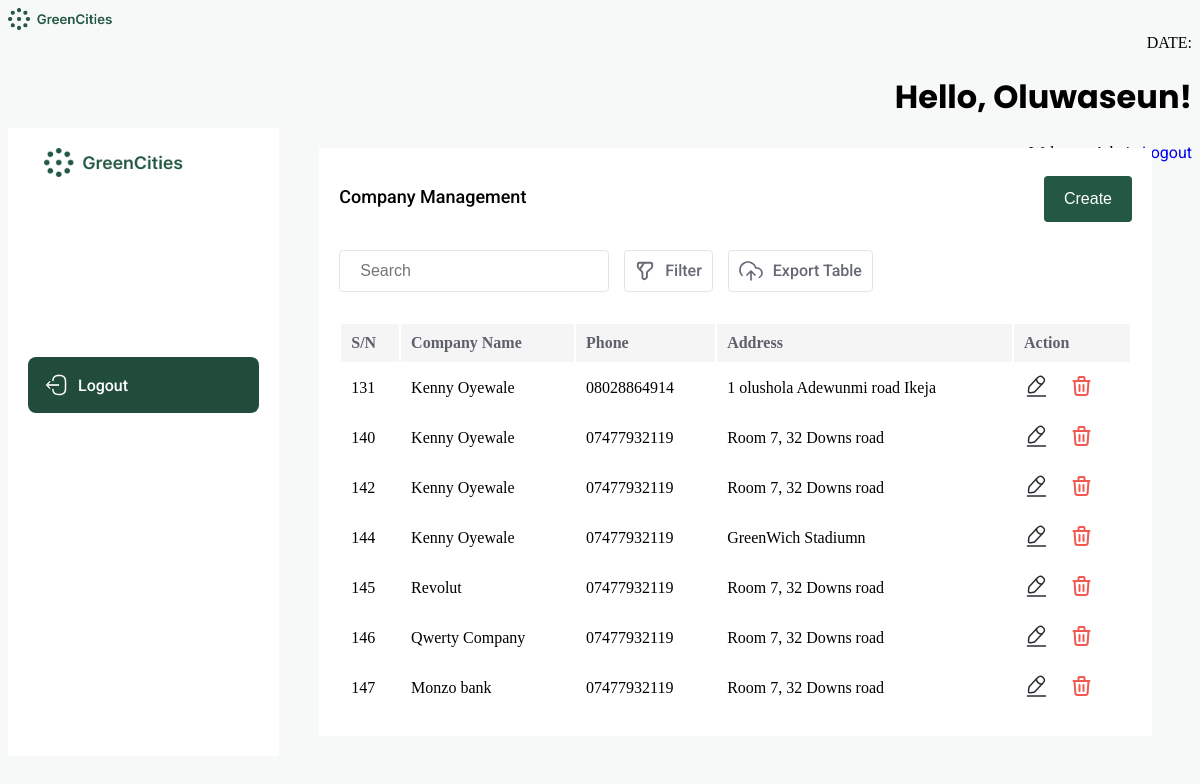
The app's page /company/index.php (signed in) with its own data.
### tables this page shows
CREATE TABLE `company` (
  `id` int(11) NOT NULL,
  `name` varchar(50) NOT NULL,
  `phone` varchar(15) NOT NULL,
  `address` text NOT NULL,
  `product` int(11) DEFAULT NULL,
  `user` int(11) NOT NULL
);

### company/index.php (the view, shortened to what this page needs)
<?php
$servername = "localhost";
$username = "root";
$password = "";
$dbname = "Green Alliance";
$conn = new mysqli($servername, $username, $password, $dbname);
$companyListQuery = "SELECT * FROM `company`";
$companyListResult = $conn->query($companyListQuery);
$companyListData = [];
if ($companyListResult->num_rows > 0) {
    while ($row = $companyListResult->fetch_assoc()) {
        $companyAddress = $row['address'];
        $companyName = $row['name'];
        $companyId = $row['id'];
        $companyPhone = $row['phone'];
        $myMap = [
            "id" => $companyId,
            "name" => $companyName,
            "address" => $companyAddress,
            "phone" => $companyPhone,
        ];
        $companyListData[] = $myMap;
    }
} else {
}
$templateData = array(
    "result" => $companyListData,
);
?>
<!DOCTYPE html>
<html lang="en">
<head>
</head>
<?php include ("../include/header.php"); ?>
<body>
    <div class="dashboard-container">
        <div class="sidebar">
            <img src="../images/banner.png" alt="logo" style="width: 200px; margin: 0 auto 70px; display: block;" />
            <a href="../logout.php">
                <div class="sidebar-item" style="margin: 100px 0 0;">
                    <p>Logout</p>
                </div>
            </a>
        </div>
        <div style="width: 100%;">
            <div style="background: white; margin: 20px 40px; padding: 20px;">
                <div style="display: flex; justify-content: space-between;">
                    <p style="font-size: 18px; font-weight: 500; color: black;">Company Management</p>
                    <a href="./create.php?admin"> <button class="submit-btn">Create</button> </a>
                </div>
                <div style="display:flex; gap: 15px; margin: 20px 0 30px;">
                    <input placeholder="Search" class="search" />
                    <div class="filter">
                        <p>Filter</p>
                    </div>
                    <div class="filter">
                        <p>Export Table</p>
                    </div>
                </div>
                <table class="table" style="width: 100%;">
                    <thead>
                        <tr style="background: #F5F5F6;">
                            <th scope="col" style="text-align: left">S/N</th>
                            <th scope="col" style="text-align: left">Company Name</th>
                            <th scope="col" style="text-align: left">Phone</th>
                            <th scope="col" style="text-align: left">Address</th>
                            <th scope="col" style="text-align: left">Action</th>
                        </tr>
                    </thead>
                    <tbody>
                        <?php foreach ($templateData['result'] as $option): ?>
                            <tr>
                                <td><?php echo $option["id"]; ?></td>
                                <td><?php echo $option["name"]; ?></td>
                                <td><?php echo $option["phone"]; ?></td>
                                <td><?php echo $option["address"]; ?></td>
                                <td>
                                    <div style="display: flex; gap: 20px;">
                                        <a href="update.php?update=<?php echo $option['id'] ?>">
                                        </a>
                                        <a href="index.php?delete=<?php echo $option['id']; ?>">
                                        </a>
                                    </div>
                                </td>
                            </tr>
                        <?php endforeach; ?>
                    </tbody>
                </table>
            </div>
        </div>
    </div>
</body>
</html>

### company/index.php (style rules this page uses)
p, span, a, label { font-family: "Roboto", sans-serif; }
body { background-color: #F7F8F8; height: 100vh; flex-direction: column; }
.sidebar { width: 300px; padding: 20px; flex-direction: column; display: flex; gap: 10px; background: white; }
.sidebar-item { display: flex; padding: 16px; border-radius: 8px; align-items: center; gap: 10px; background: #214C3B; text-decoration: none; }
.sidebar-item p { color: white; font-size: 16px; font-weight: 500; margin: 0; text-decoration: none; }
.dashboard-container { display: flex; }
.submit-btn { background-color: #245843; color: white; padding: 14px 20px; margin: 8px 0; border: none; border-radius: 4px; cursor: pointer; font-size: 16px; }
thead, tbody { width: 100%; border-radius: 6px; }
thead th { padding: 10px; color: #5E606A; }
thead tr { border-bottom: 1px solid #F5F5F6; }
tbody td { padding: 10px; }
.search { width: 270px; padding: 10px 20px; display: inline-block; border: 1px solid #5E606A29; border-radius: 4px; box-sizing: border-box; background: transparent; outline: none; font-size: 16px; }
.filter { display: flex; gap: 10px; align-content: center; padding: 10px; border: 1px solid #5E606A29; border-radius: 4px; }
.filter p { color: #666974; font-size: 16px; font-weight: 500; margin: 0; }
a { text-decoration: none; }

### records on screen
company: id "131", name "Kenny Oyewale", phone "08028864914", address "1 olushola Adewunmi road Ikeja"
company: id "140", name "Kenny Oyewale", phone "07477932119", address "Room 7, 32 Downs road"
company: id "142", name "Kenny Oyewale", phone "07477932119", address "Room 7, 32 Downs road"
company: id "144", name "Kenny Oyewale", phone "07477932119", address "GreenWich Stadiumn"
company: id "145", name "Revolut", phone "07477932119", address "Room 7, 32 Downs road"
company: id "146", name "Qwerty Company", phone "07477932119", address "Room 7, 32 Downs road"
company: id "147", name "Monzo bank", phone "07477932119", address "Room 7, 32 Downs road"

### other values on screen
$name "Oluwaseun"
